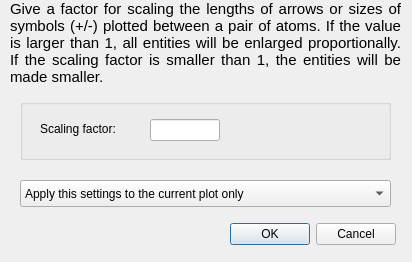
<?xml version="1.0" encoding="UTF-8"?>
<ui version="4.0">
 <class>DScaleArrow</class>
 <widget class="QDialog" name="DScaleArrow">
  <property name="geometry">
   <rect>
    <x>0</x>
    <y>0</y>
    <width>412</width>
    <height>262</height>
   </rect>
  </property>
  <property name="windowTitle">
   <string>Scale lengths of arrows/symbols</string>
  </property>
  <widget class="QLabel" name="TextLabel1">
   <property name="geometry">
    <rect>
     <x>10</x>
     <y>0</y>
     <width>391</width>
     <height>101</height>
    </rect>
   </property>
   <property name="sizePolicy">
    <sizepolicy hsizetype="Preferred" vsizetype="Expanding">
     <horstretch>0</horstretch>
     <verstretch>10</verstretch>
    </sizepolicy>
   </property>
   <property name="text">
    <string>&lt;!DOCTYPE HTML PUBLIC &quot;-//W3C//DTD HTML 4.0//EN&quot; &quot;http://www.w3.org/TR/REC-html40/strict.dtd&quot;&gt;
&lt;html&gt;&lt;head&gt;&lt;meta name=&quot;qrichtext&quot; content=&quot;1&quot; /&gt;&lt;style type=&quot;text/css&quot;&gt;
p, li { white-space: pre-wrap; }
&lt;/style&gt;&lt;/head&gt;&lt;body style=&quot; font-family:'Ubuntu'; font-size:11pt; font-weight:400; font-style:normal;&quot;&gt;
&lt;p align=&quot;justify&quot; style=&quot; margin-top:0px; margin-bottom:0px; margin-left:0px; margin-right:0px; -qt-block-indent:0; text-indent:0px;&quot;&gt;Give a factor for scaling the lengths of arrows or sizes of symbols (+/-) plotted between a pair of atoms. If the value is larger than 1, all entities will be enlarged proportionally. If the scaling factor is smaller than 1, the entities will be made smaller.&lt;/p&gt;&lt;/body&gt;&lt;/html&gt;</string>
   </property>
   <property name="textFormat">
    <enum>Qt::RichText</enum>
   </property>
   <property name="alignment">
    <set>Qt::AlignLeading|Qt::AlignLeft|Qt::AlignTop</set>
   </property>
   <property name="wordWrap">
    <bool>true</bool>
   </property>
   <property name="margin">
    <number>5</number>
   </property>
  </widget>
  <widget class="QComboBox" name="applyHow">
   <property name="geometry">
    <rect>
     <x>20</x>
     <y>180</y>
     <width>371</width>
     <height>27</height>
    </rect>
   </property>
   <item>
    <property name="text">
     <string>Apply this settings to the current plot only</string>
    </property>
   </item>
   <item>
    <property name="text">
     <string>Apply this settings to all selected plots</string>
    </property>
   </item>
  </widget>
  <widget class="QDialogButtonBox" name="buttonBox">
   <property name="geometry">
    <rect>
     <x>220</x>
     <y>220</y>
     <width>176</width>
     <height>28</height>
    </rect>
   </property>
   <property name="standardButtons">
    <set>QDialogButtonBox::Cancel|QDialogButtonBox::Ok</set>
   </property>
  </widget>
  <widget class="QGroupBox" name="groupBox">
   <property name="geometry">
    <rect>
     <x>20</x>
     <y>99</y>
     <width>371</width>
     <height>61</height>
    </rect>
   </property>
   <property name="title">
    <string/>
   </property>
   <widget class="QLabel" name="TextLabel2">
    <property name="geometry">
     <rect>
      <x>20</x>
      <y>20</y>
      <width>110</width>
      <height>20</height>
     </rect>
    </property>
    <property name="text">
     <string>Scaling factor:</string>
    </property>
    <property name="textFormat">
     <enum>Qt::AutoText</enum>
    </property>
    <property name="wordWrap">
     <bool>false</bool>
    </property>
   </widget>
   <widget class="QLineEdit" name="sfactor">
    <property name="geometry">
     <rect>
      <x>130</x>
      <y>20</y>
      <width>70</width>
      <height>22</height>
     </rect>
    </property>
   </widget>
  </widget>
 </widget>
 <layoutdefault spacing="6" margin="11"/>
 <tabstops>
  <tabstop>sfactor</tabstop>
  <tabstop>applyHow</tabstop>
  <tabstop>buttonBox</tabstop>
 </tabstops>
 <resources/>
 <connections>
  <connection>
   <sender>buttonBox</sender>
   <signal>accepted()</signal>
   <receiver>DScaleArrow</receiver>
   <slot>accept()</slot>
   <hints>
    <hint type="sourcelabel">
     <x>277</x>
     <y>203</y>
    </hint>
    <hint type="destinationlabel">
     <x>189</x>
     <y>116</y>
    </hint>
   </hints>
  </connection>
  <connection>
   <sender>buttonBox</sender>
   <signal>rejected()</signal>
   <receiver>DScaleArrow</receiver>
   <slot>reject()</slot>
   <hints>
    <hint type="sourcelabel">
     <x>277</x>
     <y>203</y>
    </hint>
    <hint type="destinationlabel">
     <x>189</x>
     <y>116</y>
    </hint>
   </hints>
  </connection>
 </connections>
</ui>
